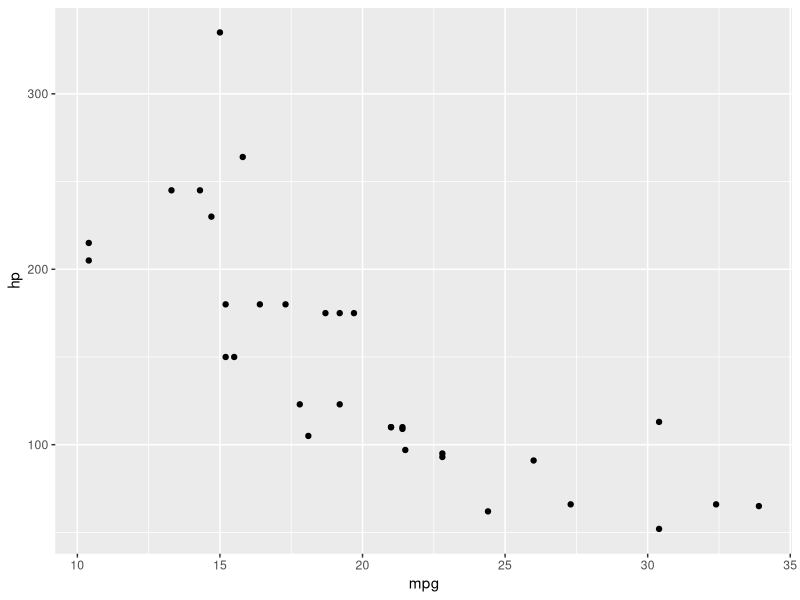
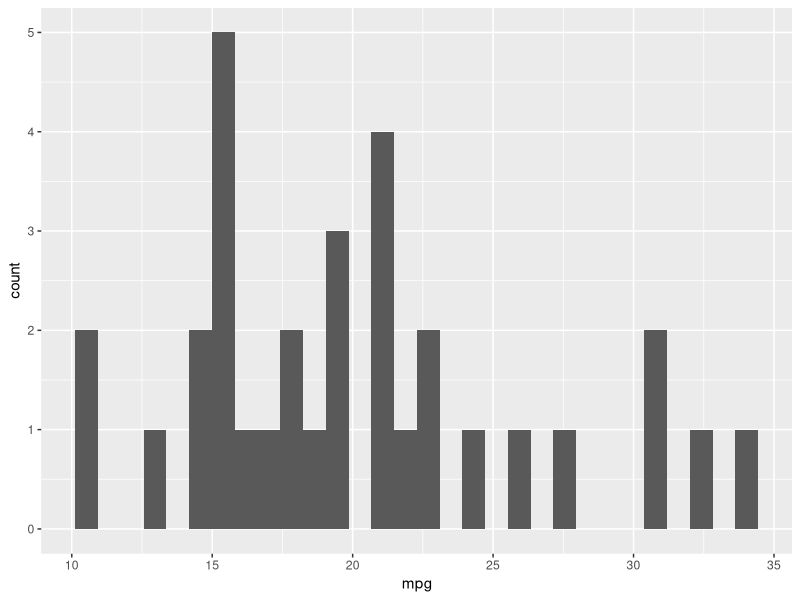
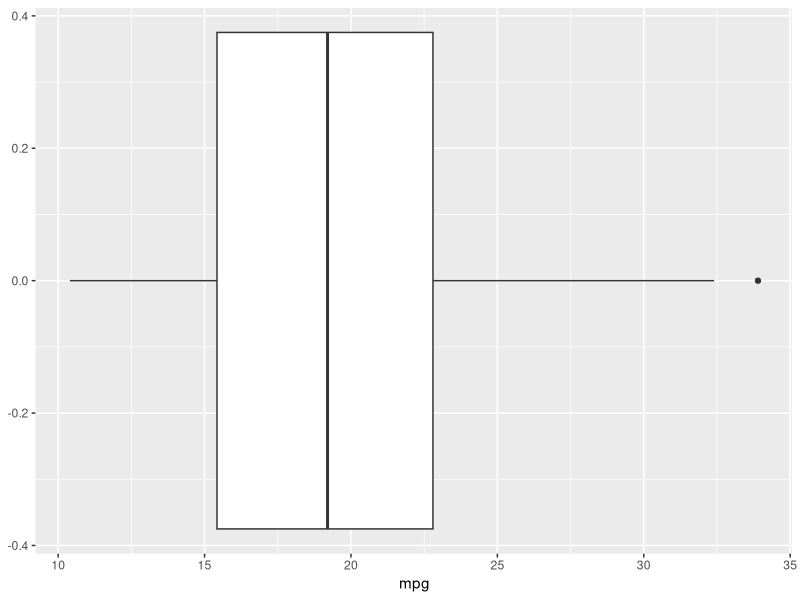
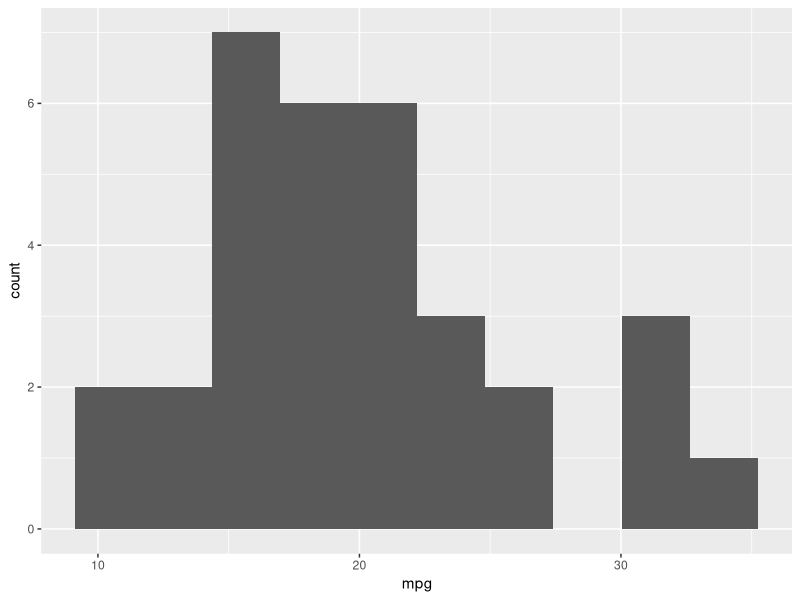
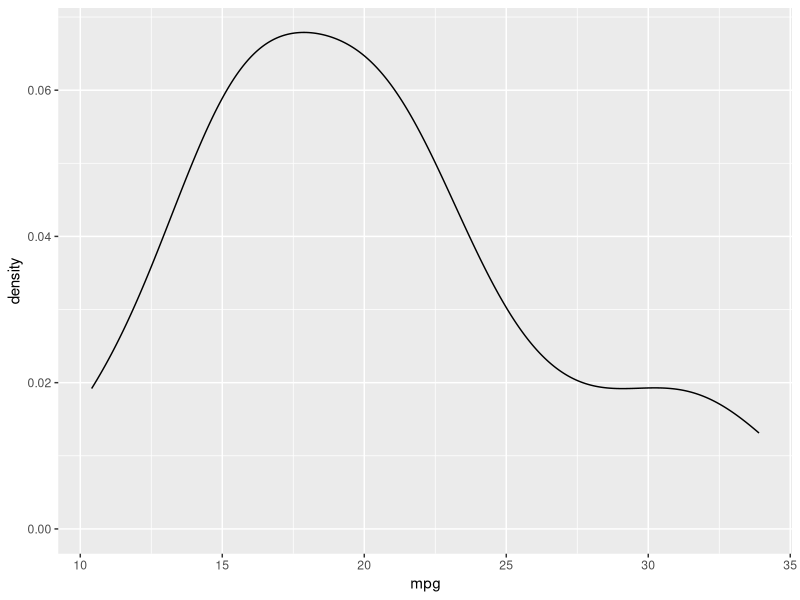
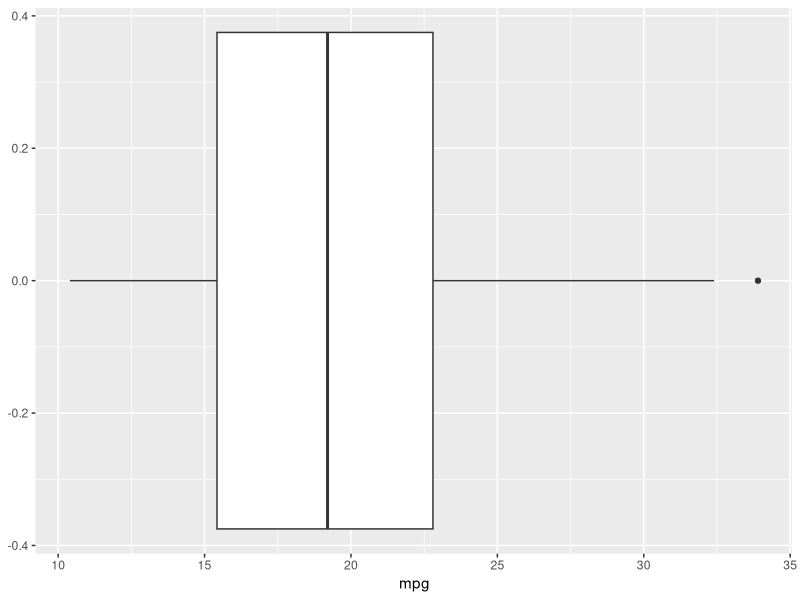
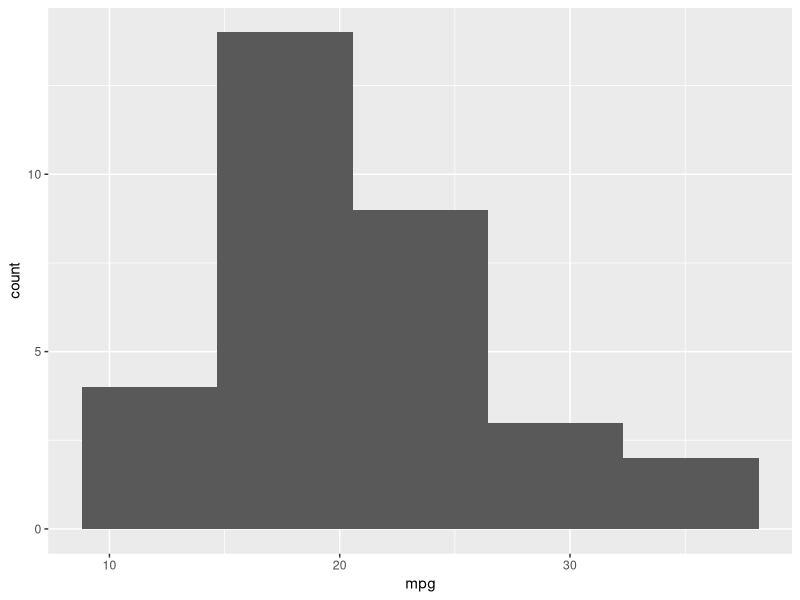
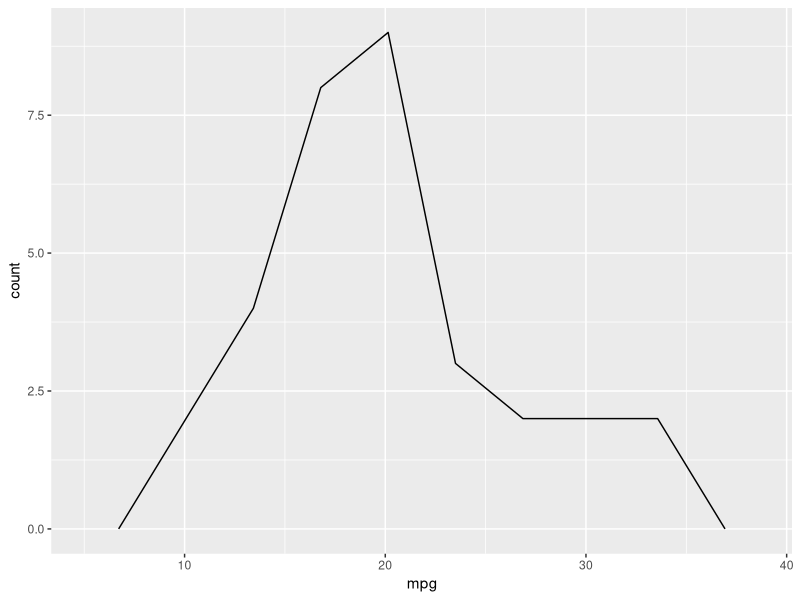

Here is the R script that generated these plots, in order:
library(tidyverse)

mtcars <- tibble(mtcars)

# ggplot will get 3 things is data mapping chartที่ต้องการจะ plot
ggplot(data = mtcars,
       mapping = aes(x = mpg,y = hp)) + 
  geom_point()

ggplot(data = mtcars,
       mapping = aes(x = mpg)) + 
  geom_histogram()

ggplot(data = mtcars,
       mapping = aes(x = mpg)) +
  geom_boxplot()

#one variables - continuous
# no parameter name

ggplot(mtcars,aes(mpg)) + 
  geom_histogram(bins=10)

ggplot(mtcars,aes(mpg)) + 
  geom_density()

#base layer
base <- ggplot(data = mtcars,
               mapping = aes(x = mpg))

base + geom_boxplot()
base + geom_histogram(bins = 5)
base + geom_freqpoly(bins = 8)
# ใส่สี
base + geom_histogram(bins =10,fill = "gold")
base + geom_histogram(bins = 5,fill = "#03fcc2")

# one variables - discrete
student <- data.frame(id = 1:5, 
                      gender =c("M","M","M","F","F"))

ggplot(data = student,
       mapping = aes(x = gender)) +
  geom_bar()

## two variables , both continuous
base2 <- ggplot(mtcars,aes(x = hp,y = mpg))
base2 + geom_point()
base2 + geom_smooth()

# สามารถซ้อน layer ได้
base2 + 
  geom_point() +
  geom_smooth() +
  geom_rug()

base2 + geom_point(size = 5,col = "red",alpha = 0.5) +
  geom_rug()

# linear model (lm)
base2 +
  geom_smooth(method = "lm",
              col = "brown",
              fill = "gold") +
  geom_point() +
  theme_minimal() # มันจะทำให้พื้นหลังสีเทาหายไป ชาร์จจะเด่นขึ้นมาเลย
# ทำ theme minimal มันจะทำให้พื้นหลังเป็นสีขาว chart มันจะเด่นขึ้น

## two variables , one discrete
## one continuous
glimpse(diamonds) #glimpse คือการส่อง dataframe
# เราจะเห็น data type ord คือมันจะเป็นตัวที่เรียงสูงกลางต่ำได้
diamonds$cut %>% head
diamonds$color %>% head
diamonds$clarity %>% head

# cut,color,clarity ก็เป็น dimension
# ตัวแปร cut ในที่นี้เหมือนเหมือนเป็น Dimension ส่วน price เป็น matrix
# หน้าที่ของ Dimension ก็จะคือ ซอยย่อยmatrix แบ่งตามกลุ่ม
# ถ้าเราดูเราจะรู้ว่า ข้อมูลใน premium กระจายตัวเยอะที่สุด
ggplot(diamonds,
       aes(x = cut, y = price)) +
  geom_boxplot() # จุดเยอะๆ in chart นี้ คือ outlier

ggplot(diamonds,
       aes(x = clarity, y = carat)) +
  geom_boxplot()

ggplot(diamonds,
       aes(x = clarity, y = price)) +
  geom_boxplot()

ggplot(diamonds,
       aes(price)) + 
  geom_boxplot()

# ทำเป็นแกนตั้ง
ggplot(diamonds,
       aes(price)) + 
  geom_boxplot() +
  coord_flip()

# boxplot เราจะไม่เห็นค่า distribute เราจะรู้พวกค่า outlier median

# ส่วนแบบนี้ violin plot มันจะเห็น distribution
ggplot(diamonds,
       aes(x = cut, y = price)) +
  geom_violin()

# summarize data => build geom_col
agg_price_by_cut <- diamonds %>%
  group_by(cut) %>%
  summarise(
    med_price = median(price)
  )


ggplot(agg_price_by_cut,
       aes(cut,med_price)) +
  geom_col()

# หรือเราจะทำแบบนี้ก็ได้
p1 <- diamonds %>%
  group_by(cut) %>%
  summarise(
    med_price = median(price)
  ) %>%
  ggplot(aes(cut,med_price)) + 
  geom_col() + 
  theme_minimal()

# qplot  => quick plot
##ggplot2
qplot(data = diamonds,
      x = price,
      geom = "histogram")
# or (follow adtoy)
# default of bins it will = 30
p2 <- qplot(x = price,
            data = diamonds,
            geom = "histogram",
            bins = 100)

# independent variable => x
# dependent variable => y

p3 <- qplot(x = carat,
            y = price,
            data = diamonds,
            geom = "point")

p4 <- qplot(x = cut,
            data = diamonds,
            geom = "bar")

# plot หลายๆ chart มาเรียงต่อกันเลย
library(patchwork)

p1+p2+p3
# or จะเอา p1,p2 อยู่ด้านบน และ p3 อยู่ด้านล่าง
(p1 + p2) / p3

p1/p2/p3

# qplot นี้ใช้ไม่ค่อยบ่อย

nrow(diamonds)
## ggplot()
## overplotting
# วิธีแก้เวลา plot เยอะมาก
ggplot(diamonds, aes(carat,price)) +
  geom_point(alpha = 0.5)

ggplot(diamonds, aes(carat,price)) +
  geom_point(shape = ".") # ตรง . จริงเราใส่เป็นตัวอะไรก็ได้

ggplot(sample_n(diamonds , 500), #การสุ่มแบบ random
       aes(carat,price)) +
  geom_point(alpha = 0.5)

set.seed(42) # lock วิธีเดี๋ยวที่จะเปลี่ยนchart ได้คือ ต้องเปลี่ยนเลขใน set.seed()
ggplot(sample_frac(diamonds , 0.05), #การสุ่มเป็นเปอร์เซนต์
       aes(carat,price)) +
  geom_point(alpha = 0.5)

# ใส่สีไปในข้อมูลแต่ละอัน
set.seed(42) 
ggplot(sample_frac(diamonds , 0.05), 
       aes(carat,price , col = cut)) +
  geom_point(alpha = 0.5)

# ทำแบบนี้ก็ได้จะได้อ่านโค้ดง่ายขึ้น
set.seed(42) 
mini_diamonds <- sample_frac(diamonds , 0.05)
ggplot(mini_diamonds, 
       aes(carat,price , col = cut)) +
  geom_point(alpha = 0.5) +
  theme_minimal() # ทำให้ไม่มีพื้นหลัง

# we will set color by myself
ggplot(mini_diamonds, 
       aes(carat,price , col = cut)) +
  geom_point(alpha = 0.5) +
  theme_minimal() +
  scale_color_manual(
    values = c("pink","red","gold","green","blue")
  )

# แบบนี้จะเป็นการไปเอาสีใน colorbrewer
# type คือ มันจะอยู่ใน เว็บจะมี sequential diverging qualitative

# sequential
ggplot(mini_diamonds, 
       aes(carat,price , col = cut)) +
  geom_point(alpha = 0.5) +
  theme_minimal() +
  scale_color_brewer(
    type = "seq",
    palette = 1 
  )
# or จะเอา diverging
ggplot(mini_diamonds, 
       aes(carat,price , col = cut)) +
  geom_point(alpha = 0.5) +
  theme_minimal() +
  scale_color_brewer(
    type = "div",
    palette = 5 # มีในเว็บว่าจะเอาอันที่เท่าไหร่
  )

# or จะเอา qualitative
ggplot(mini_diamonds, 
       aes(carat,price , col = cut)) +
  geom_point(alpha = 0.5) +
  theme_minimal() +
  scale_color_brewer(
    type = "qual",
    palette = 1 # มีในเว็บว่าจะเอาอันที่เท่าไหร่
  )

# map สีของจุดเป็น price (map(col))
# ถ้าตัวแปร ที่เรา map ไปที่ col เป็นตัวแปรที่เป็น continous chart ทางด้านขวามันจะมี color bar โผล่ขึ้นมา
ggplot(mini_diamonds, 
       aes(carat,price , col = price)) +
  geom_point(alpha = 0.5) +
  theme_minimal() + 
  scale_color_gradient(low = "gold", #ราคาน้อยให้เป็นสีทอง ราคาน้อยเป็นสี น้ำเงิน
                       high = "blue") #ใช้กรณีที่ ทางด้านขวาเป็นแบบ color bar หรือ เป็น continuous


## facet 
# เป็นการแบ่ง chart ใหญ่ เป็น chart ย่อยๆ
#segment our charts into groups
# Example facet wrap
ggplot(mini_diamonds, 
       aes(carat,price , col = price)) +
  geom_point(alpha = 0.5) +
  theme_minimal() + 
  scale_color_gradient(low = "gold", 
                       high = "blue") +
  facet_wrap(~cut) # หรือมันจะเป็นการแบ่ง chart เป็นอันๆไปเลย เช่นอันนี้ มันจะแบ่ง เป็น chart ของ fair 1 อัน ของ good 1 อัน เป็นต้น

# กำหนด จำนวน column 
ggplot(mini_diamonds, 
       aes(carat,price , col = price)) +
  geom_point(alpha = 0.5) +
  theme_minimal() + 
  scale_color_gradient(low = "gold", 
                       high = "blue") +
  facet_wrap(~cut, ncol=3) # เช่นอันนี้ เรียง fair good very good เป็น 3 col ด้านบน แต่ด้านล่างมันมีไม่ครบ 3 เฉยๆ

# Example facet grid
ggplot(mini_diamonds, 
       aes(carat,price , col = price)) +
  geom_point(alpha = 0.5) +
  theme_minimal() + 
  scale_color_gradient(low = "gold", 
                       high = "blue") +
  facet_grid(cut ~ clarity) # จะรับ 2 ตัวแปร ตัวแปร 1 เป็นแกนนอน อีกตัวแปร เป็นแกนตั้ง
# เช่น ตัวอย่างนี้ตัวแปรนอนเป็น cut ตัวแปรตั้งเป็น clarity
# หรือ facet_grid(ตัวแปรนอน ~ ตัวแปรตั้ง)

# เพิ่ม geom_smooth()
ggplot(mini_diamonds, 
       aes(carat,price , col = price)) +
  geom_point(alpha = 0.5) +
  geom_smooth() +
  theme_minimal() + 
  scale_color_gradient(low = "gold", 
                       high = "blue") +
  facet_grid(cut ~ clarity)

## labels
ggplot(mtcars , aes(hp,mpg)) +
  geom_point() +
  theme_minimal() +
  labs(
    title = "My first scatter plot",
    subtitle = "Awesome work !",
    x = "Horse Power",
    y = "Miles per Gallon",
    caption = "Source R studio"
  ) # นี้คือการกำหนด labels โดยการใช้ ฟังก์ชั่นที่ชื่อว่า labs

# simple bar chart
ggplot(diamonds,aes(cut,fill = color)) +
  geom_bar() +
  theme_minimal()

ggplot(diamonds,aes(cut,fill = color)) +
  geom_bar(position = "dodge") + # ใน position ที่เราใช้บ่อยๆ จะมี fill คือ เป็น 100% ,dodge,stack เป็นต้น
  theme_minimal()

## install more themes for ggplot charts
library(ggthemes)

ggplot(diamonds,aes(cut,fill = color)) +
  geom_bar(position = "dodge") + 
  theme_economist() 

ggplot(diamonds,aes(cut,fill = color)) +
  geom_bar(position = "dodge") + 
  theme_economist_white() 











